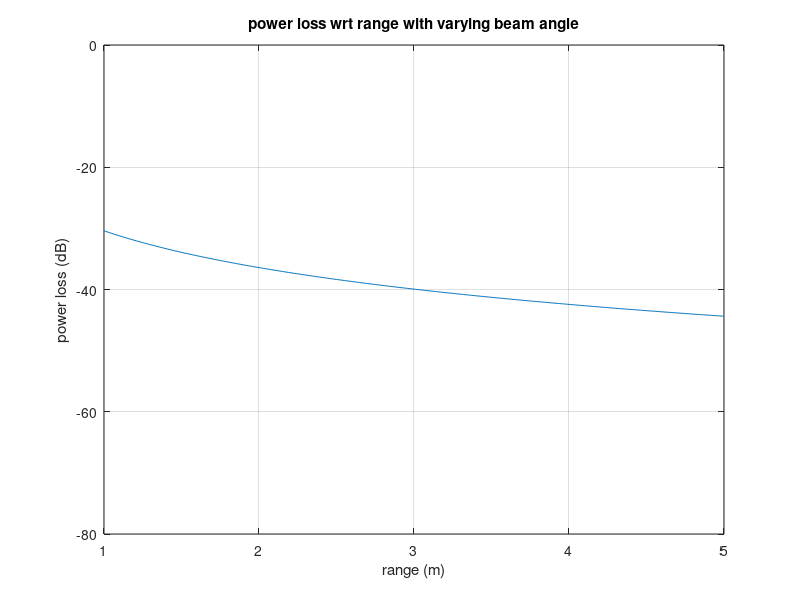

This chart was generated by the following MATLAB code:


%% Initialising vectors

% beam half angle (=path angle)
angle = 5;              % NOTE OMEGA is a 10 deg full angle beam (1.25Gb/s cellular optical wireless)
                        
% range
r = [1:0.01:5];

a = log(0.5);

% collection area of APD:
A_coll = 0.63e-04;      % 0.63cm^2: from "1.25Gb/s Indoor Cellular" 2010 

% Lambertian index n
  N= a/(log(cosd(angle)));
  

figure
  %% Power loss calculation and graphs
A = N + 1;
C = (A*(cosd(angle)^A))/(2*pi);

for j = 1:length(r)
      P_loss(j,:) = 10*log10(C*(r(:,j).^(-2))*A_coll); 
      P_loss(P_loss>0)=0;     %comment out this line if you don't want to make this artificially zero
end    
    plot(r,P_loss)
    xlabel 'range (m)'
    ylim([-80 0]);              %comment out to see wider loss
    ylabel 'power loss (dB)'
    title 'power loss wrt range with varying beam angle'
    grid on
    hold on
    % save legend entry
    %LegendsStrings{i} = ['beam half angle (deg) =',num2str(theta(i))];
    A = 0;
    B = 0;
    C = 0;
   
% legend(LegendsStrings)